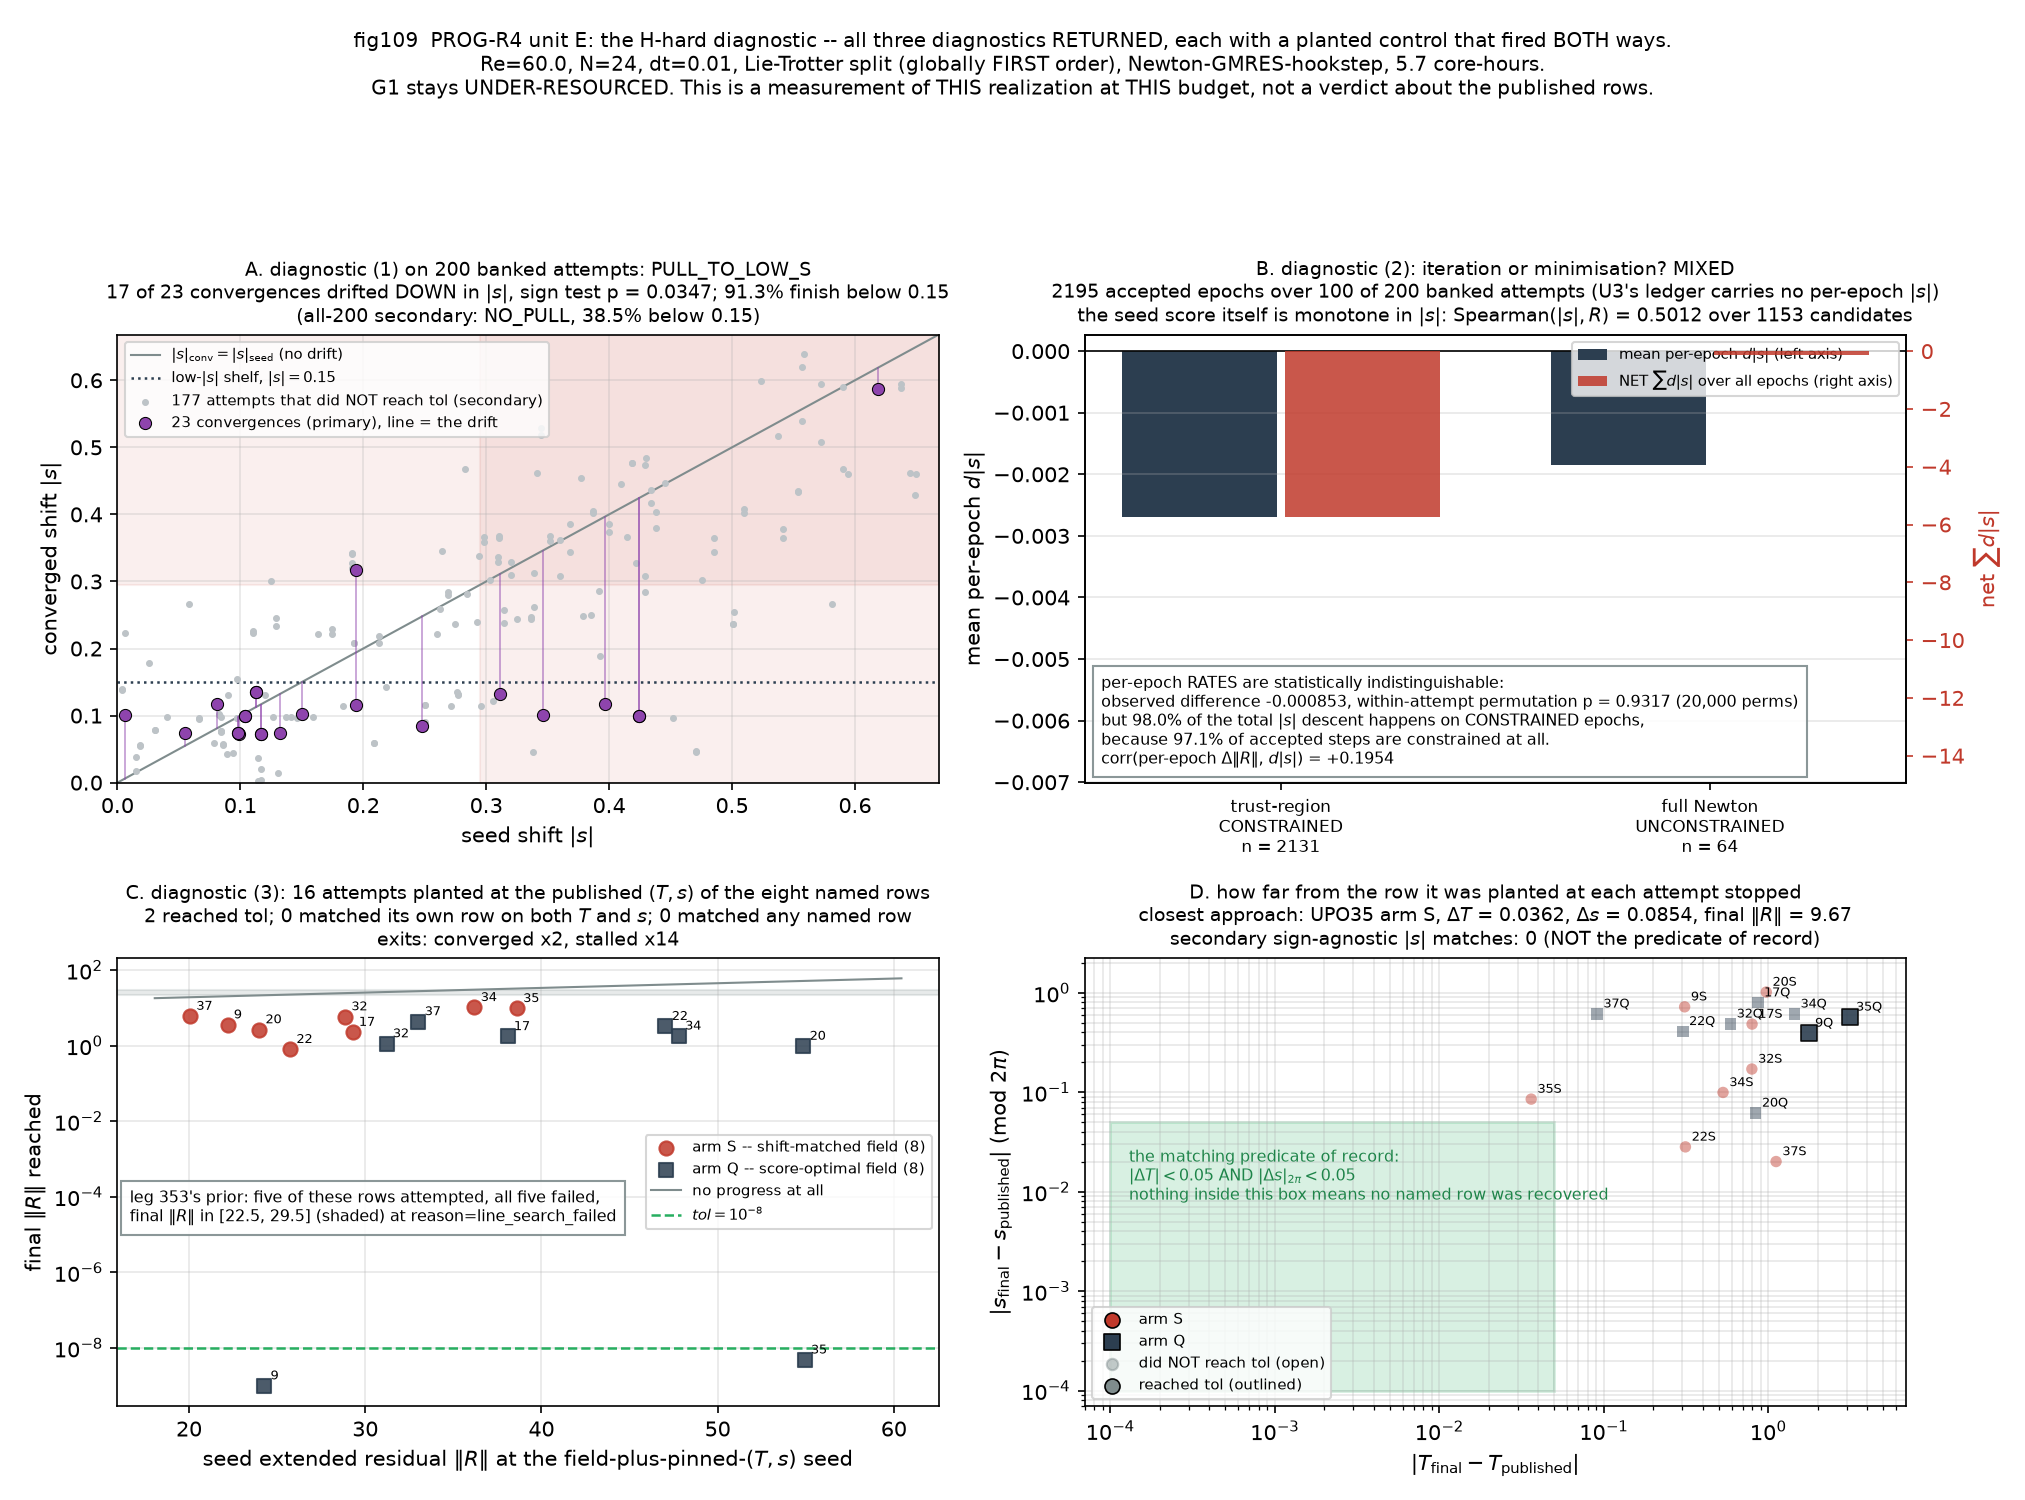

Write the Python code that produced this figure.
"""fig109 -- PROG-R4 unit E: the H-hard diagnostic.

The programme could not tell H-supply (G1 missed because seed supply was thin)
from H-hard (G1 missed because these orbits are hard for THIS realization no
matter how good the seed is). U5 refuted H-supply by repairing the supply and
finding the miss survived. Unit E is the instrument that asks the other half,
in three parts, each with a planted control that has to fire in BOTH
directions before the panel is allowed to mean anything:

  (1) where the converged |s| sits against the |s| the attempt was seeded at,
      over the 200 banked U3+U5 attempts;
  (2) whether the low-|s| solutions are attractors of the hookstep ITERATION
      (unconstrained full Newton steps) or of the trust-region MINIMISATION
      (steps taken on the trust-region boundary);
  (3) whether the eight named Lucas & Kerswell Table IV rows are reachable at
      all when the attempt is planted at their published (T, s).

THE GATE THIS FIGURE REPORTS IS ABOUT THE DIAGNOSTICS RETURNING, NOT ABOUT
CONVERGENCE. A clean non-convergence with working controls is a PASS. The
figure is therefore written to be correct in ALL FOUR pre-committed branches:

  E-i   a published row is recovered -- panel D shows a point inside the
        0.05 x 0.05 matching box, and panel C shows it at tol.
  E-ii  no published row is recovered -- panels C and D show how far each of
        the 16 attempts got and how far from its row it stopped, which is a
        measurement of THIS REALIZATION AT THIS BUDGET, not a verdict about
        the rows.
  E-iii convergence to something else -- panel D shows points at tol far
        outside the box, and panel A shows the |s| pull they landed under.
  E-iv  the instrument limit -- panel C's x axis carries the seed residual a
        field-plus-pinned-(T,s) seed actually starts at, which is the honest
        statement of what a published row does and does not determine.

Every panel plots a magnitude, never a boolean. Panel C carries leg 353's
final-residual band because this unit's prior is that five of these rows were
already attempted and all five failed, and a figure that hid the prior would
be arguing rather than reporting.

THIS FIGURE MAKES NO GATE CLAIM ABOUT G1. G1 stays UNDER-RESOURCED as banked
in p2_prog_r4_g1_v1.json, and it stays UNDER-RESOURCED even in branch E-i: a
hand-placed seed at published coordinates is not a mined seed. Nothing here is
a proof, no L1 -> L4 link moves, Clay stays ~0.05%.

Checks assert the banked JSON supports every claim the panels make: that all
three diagnostics returned, that both controls of each fired in both
directions, that the counts reconcile with the attempt rows one at a time,
that no field was reused across the 16 direct-seed attempts, and that this
unit did not rewrite the G1 record. The script exits non-zero if any fails.

Data: writeup/data/p2_prog_r4_e_v1.json (and p2_prog_r4_g1_v1.json, read only
      as the record this unit must not have touched)
"""
import json
import os

import matplotlib
matplotlib.use("Agg")
import matplotlib.pyplot as plt  # noqa: E402
import numpy as np  # noqa: E402

HERE = os.path.dirname(os.path.abspath(__file__))
ROOT = os.path.dirname(os.path.dirname(HERE))
DATA = os.path.join(ROOT, "writeup", "data", "p2_prog_r4_e_v1.json")
U3 = os.path.join(ROOT, "writeup", "data", "p2_prog_r4_g1_v1.json")
U5 = os.path.join(ROOT, "writeup", "data", "p2_prog_r4_m3_v1.json")
FIG = os.path.join(HERE, "fig109_prog_r4_hhard.png")

TOL = 1e-8
TWO_PI = 2.0 * np.pi
BAND = (0.295, 0.707)          # the |s| band the eight named rows live in
LOW = 0.15                     # the low-|s| shelf U5 sec.9 found
MATCH_TOL = 0.05
LEG353 = (22.5, 29.5)          # the prior: five rows, all five failed
CHECKS = []


def check(name, ok, detail=""):
    CHECKS.append((name, bool(ok), detail))
    print(f"[{'PASS' if ok else 'FAIL'}] {name}" + (f" -- {detail}" if detail
                                                    else ""))
    return bool(ok)


def wrap_abs(s):
    return np.abs((np.asarray(s, float) + np.pi) % TWO_PI - np.pi)


def main():
    with open(DATA) as f:
        d = json.load(f)
    with open(U3) as f:
        u3 = json.load(f)
    with open(U5) as f:
        u5 = json.load(f)

    d1, d2, d3 = d["diagnostic_1"], d["diagnostic_2"], d["diagnostic_3"]
    att = d3["attempts"]

    # The 200 banked attempts of diagnostic (1), re-derived HERE from U3's and
    # U5's own records rather than typed in, exactly as the diagnostic derived
    # them. The panel then has to agree with the banked verdict, which is the
    # next check.
    banked = [a for src in (u3, u5) for a in src["attempts"]]
    seed_abs = wrap_abs([a["s_seed"] for a in banked])
    fin_abs = wrap_abs([a["s_converged"] for a in banked])
    conv = np.array([bool(a["success"]) for a in banked])

    # ---- checks --------------------------------------------------------
    check("all three diagnostics RETURNED a verdict",
          all(k in d for k in ("diagnostic_1", "diagnostic_2",
                               "diagnostic_3"))
          and d1["verdict"] in ("PULL_TO_LOW_S", "NO_PULL")
          and d2["verdict"] in ("MINIMISATION_ATTRACTOR",
                                "ITERATION_ATTRACTOR", "MIXED"),
          f"(1) {d1['verdict']}, (2) {d2['verdict']}, "
          f"(3) {d3['n_attempts']} attempts returned")
    check("diagnostic (1) controls fired BOTH ways",
          d1["controls"]["fired_both_ways"]
          and d1["controls"]["positive"]["verdict"] == "PULL_TO_LOW_S"
          and d1["controls"]["negative"]["verdict"] == "NO_PULL",
          f"planted+ -> {d1['controls']['positive']['verdict']}, "
          f"planted- -> {d1['controls']['negative']['verdict']}")
    check("diagnostic (2) controls fired BOTH ways",
          d2["controls"]["fired_both_ways"]
          and (d2["controls"]["planted_minimisation"]["verdict"]
               == "MINIMISATION_ATTRACTOR")
          and (d2["controls"]["planted_iteration"]["verdict"]
               == "ITERATION_ATTRACTOR"),
          f"planted min -> "
          f"{d2['controls']['planted_minimisation']['verdict']}, "
          f"planted iter -> "
          f"{d2['controls']['planted_iteration']['verdict']}")
    check("diagnostic (3) controls P/N/R fired as planted",
          d3["controls"]["fired_as_planted"],
          "; ".join(d3["controls"]["failures"]) or "no failures")
    check("diagnostic (3) control R shows the harness CAN say YES",
          d3["controls"]["R"]["harness_predicate_says_recovered"],
          "a perturbed banked orbit is matched back by this unit's own "
          "predicate")
    check("panel A's 200 attempts re-derive the banked diagnostic (1) counts",
          len(banked) == d1["n_attempts_total"]
          and int(conv.sum()) == d1["n"]
          and abs(float(np.median((fin_abs - seed_abs)[conv]))
                  - d1["median_drift"]) < 1e-12,
          f"{len(banked)} attempts, {int(conv.sum())} convergences, "
          f"median drift {float(np.median((fin_abs - seed_abs)[conv])):+.6f}")
    check("diagnostic (1) sign counts reconcile with n",
          d1["n_drift_negative"] + d1["n_drift_positive"] == d1["n"],
          f"{d1['n_drift_negative']}- + {d1['n_drift_positive']}+ "
          f"= {d1['n']}")
    check("diagnostic (2) epoch classes partition the epochs",
          d2["n_constrained"] + d2["n_unconstrained"] == d2["n_epochs"],
          f"{d2['n_constrained']} constrained + {d2['n_unconstrained']} "
          f"unconstrained = {d2['n_epochs']}")
    check("diagnostic (3) converged count reconciles row by row",
          sum(1 for a in att if a["success"]) == d3["n_converged"],
          f"{d3['n_converged']} of {d3['n_attempts']} reached tol")
    check("diagnostic (3) recovery counts reconcile row by row",
          sum(1 for a in att if a["recovered_named_orbit"])
          == d3["n_recovered_its_own_row"]
          and sum(1 for a in att if a["recovered_any_named_orbit"])
          == d3["n_recovered_any_named_row"],
          f"{d3['n_recovered_its_own_row']} own row, "
          f"{d3['n_recovered_any_named_row']} any named row")
    check("all eight named rows attempted, both arms, 16 attempts",
          len({a["row"] for a in att}) == 8 and len(att) == 16
          and sorted(a["arm"] for a in att) == ["Q"] * 8 + ["S"] * 8,
          "8 rows x arms {S, Q}")
    check("NO FIELD REUSED across the 16 direct-seed attempts",
          len({a["snapshot_earlier"] for a in att}) == len(att),
          f"{len({a['snapshot_earlier'] for a in att})} distinct snapshots")
    check("every attempt was seeded at the PUBLISHED period exactly",
          all(abs(a["T_seeded"] - a["T_published"]) == 0.0 for a in att),
          "T pinned, not the candidate's quantised period")
    check("every attempt was seeded at +/- the published |s| exactly",
          all(abs(abs(a["s_seeded"]) - a["abs_s_published"]) < 1e-12
              for a in att),
          f"sign MEASURED, tally {d3['sign_tally']}")
    check("the stall rule kills ZERO banked convergence in either unit",
          all(v["n_would_be_killed"] == 0
              for v in d3["resourcing"]["stall_rule_replay"].values()),
          "; ".join(f"{k}: worst 10-epoch ratio "
                    f"{v['worst_10_epoch_ratio_at_k_ge_20']:.3f} vs "
                    f"threshold {v['threshold']}"
                    for k, v in
                    d3["resourcing"]["stall_rule_replay"].items()))
    check("this unit did not rewrite the G1 record",
          u3["gate"]["answer"] == "UNDER-RESOURCED",
          f"G1 still {u3['gate']['answer']}")
    check("no Clay link moved, ceiling TIER 2",
          d["clay_movement"]["links_moved"] == 0
          and d["clay_movement"]["ceiling"] == "TIER 2",
          d["clay_movement"]["clay_odds"])

    # ---- panels --------------------------------------------------------
    fig, axes = plt.subplots(2, 2, figsize=(13.5, 10.0))

    # A. diagnostic (1): converged |s| against seed |s|, the 23 convergences
    ax = axes[0][0]
    ax.axhspan(BAND[0], BAND[1], color="#c0392b", alpha=0.08, zorder=0)
    ax.axvspan(BAND[0], BAND[1], color="#c0392b", alpha=0.08, zorder=0)
    lim = (0.0, max(d1["seed_abs_range"][1], d1["conv_abs_range"][1]) * 1.08)
    ax.plot(lim, lim, "-", color="#7f8c8d", lw=1.0,
            label=r"$|s|_{\rm conv} = |s|_{\rm seed}$ (no drift)")
    ax.axhline(LOW, color="#2c3e50", ls=":", lw=1.2,
               label=rf"low-$|s|$ shelf, $|s| = {LOW}$")
    sec = d1["secondary_all_200_attempts"]
    ax.scatter(seed_abs[~conv], fin_abs[~conv], c="#bdc3c7", marker=".",
               s=22, zorder=2,
               label=f"{int((~conv).sum())} attempts that did NOT reach tol "
                     "(secondary)")
    for i in np.flatnonzero(conv):
        ax.plot([seed_abs[i], seed_abs[i]], [seed_abs[i], fin_abs[i]],
                "-", color="#8e44ad", lw=0.8, alpha=0.55, zorder=3)
    ax.scatter(seed_abs[conv], fin_abs[conv], c="#8e44ad", marker="o", s=34,
               edgecolors="k", linewidths=0.5, zorder=4,
               label=f"{int(conv.sum())} convergences (primary), "
                     "line = the drift")
    ax.set_xlim(lim)
    ax.set_ylim(lim)
    ax.set_xlabel(r"seed shift $|s|$")
    ax.set_ylabel(r"converged shift $|s|$")
    ax.set_title(
        f"A. diagnostic (1) on {d1['n_attempts_total']} banked attempts: "
        f"{d1['verdict']}\n"
        f"{d1['n_drift_negative']} of {d1['n']} convergences drifted DOWN in "
        f"$|s|$, sign test p = {d1['sign_test_p']:.4f}; "
        f"{100 * d1['frac_converged_below_0p15']:.1f}% finish below "
        f"{LOW}\n(all-200 secondary: {sec['verdict']}, "
        f"{100 * sec['frac_converged_below_0p15']:.1f}% below {LOW})",
        fontsize=9)
    ax.legend(fontsize=7, loc="upper left")
    ax.grid(alpha=0.3)

    # B. diagnostic (2): where the |s| descent actually happens
    ax = axes[0][1]
    labels = [f"trust-region\nCONSTRAINED\nn = {d2['n_constrained']}",
              f"full Newton\nUNCONSTRAINED\nn = {d2['n_unconstrained']}"]
    means = [d2["mean_d_abs_s_constrained"], d2["mean_d_abs_s_unconstrained"]]
    nets = [d2["net_d_abs_s_constrained"], d2["net_d_abs_s_unconstrained"]]
    x = np.arange(2)
    ax.bar(x - 0.19, means, width=0.36, color="#2c3e50",
           label=r"mean per-epoch $d|s|$ (left axis)")
    ax.set_xticks(x)
    ax.set_xticklabels(labels, fontsize=8)
    ax.set_ylabel(r"mean per-epoch $d|s|$")
    ax.axhline(0.0, color="k", lw=0.8)
    ax2 = ax.twinx()
    ax2.bar(x + 0.19, nets, width=0.36, color="#c0392b", alpha=0.85,
            label=r"NET $\sum d|s|$ over all epochs (right axis)")
    ax2.set_ylabel(r"net $\sum d|s|$", color="#c0392b")
    ax2.tick_params(axis="y", colors="#c0392b")
    tot = abs(nets[0]) + abs(nets[1])
    frac = abs(nets[0]) / tot if tot > 0 else float("nan")
    # Both axes are given 2.6x headroom below the bars so the reading note has
    # clear white space to sit in rather than covering the magnitudes.
    ax.set_ylim(min(means) * 2.6, max(0.0, max(means)) + abs(min(means)) * 0.1)
    ax2.set_ylim(min(nets) * 2.6, max(0.0, max(nets)) + abs(min(nets)) * 0.1)
    ax.text(0.02, 0.03,
            f"per-epoch RATES are statistically indistinguishable:\n"
            f"observed difference {d2['observed_difference']:+.6f}, "
            f"within-attempt permutation p = {d2['permutation_p']:.4f} "
            f"({d2['n_perm']:,} perms)\n"
            f"but {100 * frac:.1f}% of the total $|s|$ descent happens on "
            f"CONSTRAINED epochs,\nbecause "
            f"{100 * d2['n_constrained'] / d2['n_epochs']:.1f}% of accepted "
            f"steps are constrained at all.\n"
            f"corr(per-epoch $\\Delta\\|R\\|$, $d|s|$) = "
            f"{d2['correlation_dR_vs_dabs_s']:+.4f}",
            transform=ax.transAxes, fontsize=7.5, va="bottom",
            bbox=dict(fc="white", ec="#7f8c8d", alpha=0.9))
    h1, l1 = ax.get_legend_handles_labels()
    h2, l2 = ax2.get_legend_handles_labels()
    ax.legend(h1 + h2, l1 + l2, fontsize=7, loc="upper right")
    ax.set_title(
        f"B. diagnostic (2): iteration or minimisation? {d2['verdict']}\n"
        f"{d2['n_epochs']} accepted epochs over "
        f"{d2['coverage']['n_attempts_with_epoch_path']} of "
        f"{d2['coverage']['n_banked_attempts']} banked attempts "
        f"(U3's ledger carries no per-epoch $|s|$)\n"
        f"the seed score itself is monotone in $|s|$: "
        f"Spearman$(|s|, R)$ = {d2['score_bias']['spearman_absS_vs_R']:.4f} "
        f"over {d2['score_bias']['n_m0']} candidates", fontsize=9)
    ax.grid(alpha=0.3, axis="y")

    # C. diagnostic (3): how far each of the 16 direct-seed attempts got
    ax = axes[1][0]
    ax.axhspan(LEG353[0], LEG353[1], color="#7f8c8d", alpha=0.18, zorder=0)
    ax.text(0.015, 0.40,
            f"leg 353's prior: five of these rows attempted, all five failed,\n"
            f"final $\\|R\\|$ in [{LEG353[0]}, {LEG353[1]}] "
            f"(shaded) at reason=line_search_failed",
            transform=ax.transAxes, fontsize=7.5, va="bottom",
            bbox=dict(fc="white", ec="#7f8c8d", alpha=0.9))
    for arm, col, mk in (("S", "#c0392b", "o"), ("Q", "#2c3e50", "s")):
        sub = [a for a in att if a["arm"] == arm]
        ax.scatter([a["seed_extended_residual"] for a in sub],
                   [max(a["final_residual"], TOL / 10) for a in sub],
                   c=col, marker=mk, s=46, alpha=0.85, zorder=3,
                   label=(f"arm {arm} -- "
                          + ("shift-matched field" if arm == "S"
                             else "score-optimal field")
                          + f" ({len(sub)})"))
    lo = min(a["seed_extended_residual"] for a in att)
    hi = max(a["seed_extended_residual"] for a in att)
    ax.plot([lo * 0.9, hi * 1.1], [lo * 0.9, hi * 1.1], "-",
            color="#7f8c8d", lw=1.0, label="no progress at all")
    ax.axhline(TOL, color="#27ae60", ls="--", lw=1.2,
               label=r"$tol = 10^{-8}$")
    for a in att:
        ax.annotate(a["row"].replace("UPO", ""),
                    (a["seed_extended_residual"],
                     max(a["final_residual"], TOL / 10)),
                    fontsize=6, xytext=(3, 3), textcoords="offset points")
    ax.set_yscale("log")
    ax.set_xlabel(r"seed extended residual $\|R\|$ at the "
                  r"field-plus-pinned-$(T, s)$ seed")
    ax.set_ylabel(r"final $\|R\|$ reached")
    ax.set_title(
        f"C. diagnostic (3): {d3['n_attempts']} attempts planted at the "
        f"published $(T, s)$ of the eight named rows\n"
        f"{d3['n_converged']} reached tol; "
        f"{d3['n_recovered_its_own_row']} matched its own row on both $T$ "
        f"and $s$; {d3['n_recovered_any_named_row']} matched any named row\n"
        f"exits: "
        + ", ".join(f"{k} x{v}" for k, v in sorted(d3["reasons"].items())),
        fontsize=9)
    ax.legend(fontsize=7, loc="center right")
    ax.grid(alpha=0.3, which="both")

    # D. diagnostic (3): distance from the published row it was planted at
    ax = axes[1][1]
    FLOOR = 1e-4                      # log axes; exact zeros are drawn here
    ax.add_patch(plt.Rectangle((FLOOR, FLOOR), MATCH_TOL - FLOOR,
                               MATCH_TOL - FLOOR, fc="#27ae60",
                               alpha=0.18, ec="#27ae60", lw=1.4, zorder=1))
    ax.text(FLOOR * 1.3, MATCH_TOL * 0.55,
            "the matching predicate of record:\n"
            r"$|\Delta T| < 0.05$ AND $|\Delta s|_{2\pi} < 0.05$"
            "\nnothing inside this box means no named row was recovered",
            fontsize=7.5, va="top", color="#1e8449")
    for arm, col, mk in (("S", "#c0392b", "o"), ("Q", "#2c3e50", "s")):
        for a in [x for x in att if x["arm"] == arm]:
            ax.scatter([max(a["delta_T_from_published"], FLOOR)],
                       [max(a["delta_s_from_published"], FLOOR)],
                       c=col, marker=mk, s=52 if a["success"] else 30,
                       alpha=0.9 if a["success"] else 0.45,
                       edgecolors="k" if a["success"] else "none",
                       linewidths=0.8, zorder=3)
            ax.annotate(a["row"].replace("UPO", "") + a["arm"],
                        (max(a["delta_T_from_published"], FLOOR),
                         max(a["delta_s_from_published"], FLOOR)),
                        fontsize=6, xytext=(3, 3), textcoords="offset points")
    ax.scatter([], [], c="#c0392b", marker="o", s=52, edgecolors="k",
               linewidths=0.8, label="arm S")
    ax.scatter([], [], c="#2c3e50", marker="s", s=52, edgecolors="k",
               linewidths=0.8, label="arm Q")
    ax.scatter([], [], c="#7f8c8d", marker="o", s=30, alpha=0.45,
               label="did NOT reach tol (open)")
    ax.scatter([], [], c="#7f8c8d", marker="o", s=52, edgecolors="k",
               linewidths=0.8, label="reached tol (outlined)")
    ax.set_xscale("log")
    ax.set_yscale("log")
    ax.set_xlim(FLOOR * 0.7,
                max(max(a["delta_T_from_published"] for a in att),
                    MATCH_TOL) * 2.2)
    ax.set_ylim(FLOOR * 0.7,
                max(max(a["delta_s_from_published"] for a in att),
                    MATCH_TOL) * 2.2)
    ax.set_xlabel(r"$|T_{\rm final} - T_{\rm published}|$")
    ax.set_ylabel(r"$|s_{\rm final} - s_{\rm published}|$ (mod $2\pi$)")
    ca = d3["closest_approach"]
    ax.set_title(
        "D. how far from the row it was planted at each attempt stopped\n"
        f"closest approach: {ca['row']} arm {ca['arm']}, "
        f"$\\Delta T$ = {ca['delta_T_from_published']:.4f}, "
        f"$\\Delta s$ = {ca['delta_s_from_published']:.4f}, "
        f"final $\\|R\\|$ = {ca['final_residual']:.3g}\n"
        f"secondary sign-agnostic $|s|$ matches: "
        f"{d3['n_recovered_abs_secondary']} (NOT the predicate of record)",
        fontsize=9)
    ax.legend(fontsize=7, loc="lower left")
    ax.grid(alpha=0.3, which="both")

    fig.suptitle(
        "fig109  PROG-R4 unit E: the H-hard diagnostic -- all three "
        "diagnostics RETURNED, each with a planted control that fired BOTH "
        "ways.\n"
        f"Re={d['realization']['Re']}, N=24, dt={d['realization']['dt']}, "
        "Lie-Trotter split (globally FIRST order), Newton-GMRES-hookstep, "
        f"{d3['resourcing']['core_hours']:.1f} core-hours.\n"
        "G1 stays UNDER-RESOURCED. This is a measurement of THIS realization "
        "at THIS budget, not a verdict about the published rows.",
        fontsize=9.5)
    fig.tight_layout(rect=(0, 0, 1, 0.91))
    fig.savefig(FIG, dpi=150)
    print(f"wrote {FIG}")

    bad = [n for n, ok_, _ in CHECKS if not ok_]
    print(f"\n{len(CHECKS) - len(bad)}/{len(CHECKS)} checks passed")
    if bad:
        print("FAILED: " + ", ".join(bad))
    return 1 if bad else 0


if __name__ == "__main__":
    raise SystemExit(main())
